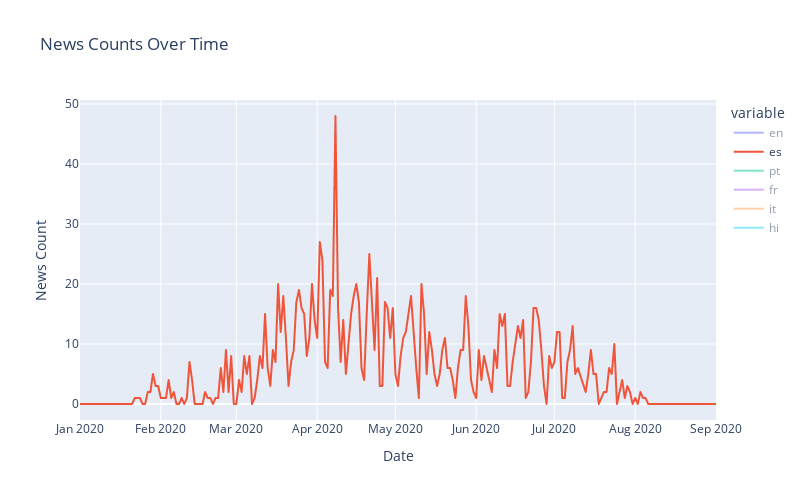

Notebook cell for this chart:
### Markdown cell above
# All news

### Code cell
languages_analyze = ["en", "es","pt", "fr", "it", "hi"]
count_news        = []
for i in languages_analyze:
    df_lang = pd.DataFrame(df2[df2["lang"]==i].groupby("time")["news_id"].count())
    df_new = df_lang.rename(columns={'news_id': i})
    count_news.append(df_new)
result  = pd.concat(count_news, axis=1)
results = result.fillna(0)   
df = results

# Convert the 'time' column to a datetime format
df['time_1'] = pd.to_datetime(df.index, format='%d/%m/%Y')

df = df.sort_values(by='time_1')
# Create a time series plot using Plotly
fig = px.line(df, x='time_1', y=df.columns, title='News Counts Over Time')
fig.update_xaxes(title_text='Date')
fig.update_yaxes(title_text='News Count')
start_date = pd.to_datetime("2020-01-01")
end_date = pd.to_datetime("2020-09-01")
fig.update_xaxes(range=[start_date, end_date])
fig.update_layout(width=800, height=500)
fig.show()

### Figure 1 — Plotly figure (JSON) as saved in the notebook; plotly's stock layout.template omitted (floating-point values rounded to 4 significant figures; data arrays with more than 128 entries replaced by an {"elided": "..."} marker saying what was removed)
{"data": [{"hovertemplate": "variable=en<br>time_1=%{x}<br>value=%{y}<extra></extra>", "legendgroup": "en", "line": {"color": "#636efa", "dash": "solid"}, "marker": {"symbol": "circle"}, "mode": "lines", "name": "en", "showlegend": true, "type": "scattergl", "visible": "legendonly", "x": {"elided": "198 str values"}, "xaxis": "x", "y": {"elided": "198 int values"}, "yaxis": "y"}, {"hovertemplate": "variable=es<br>time_1=%{x}<br>value=%{y}<extra></extra>", "legendgroup": "es", "line": {"color": "#EF553B", "dash": "solid"}, "marker": {"symbol": "circle"}, "mode": "lines", "name": "es", "showlegend": true, "type": "scattergl", "x": {"elided": "198 str values"}, "xaxis": "x", "y": {"elided": "198 int values"}, "yaxis": "y"}, {"hovertemplate": "variable=pt<br>time_1=%{x}<br>value=%{y}<extra></extra>", "legendgroup": "pt", "line": {"color": "#00cc96", "dash": "solid"}, "marker": {"symbol": "circle"}, "mode": "lines", "name": "pt", "showlegend": true, "type": "scattergl", "visible": "legendonly", "x": {"elided": "198 str values"}, "xaxis": "x", "y": {"elided": "198 int values"}, "yaxis": "y"}, {"hovertemplate": "variable=fr<br>time_1=%{x}<br>value=%{y}<extra></extra>", "legendgroup": "fr", "line": {"color": "#ab63fa", "dash": "solid"}, "marker": {"symbol": "circle"}, "mode": "lines", "name": "fr", "showlegend": true, "type": "scattergl", "visible": "legendonly", "x": {"elided": "198 str values"}, "xaxis": "x", "y": {"elided": "198 int values"}, "yaxis": "y"}, {"hovertemplate": "variable=it<br>time_1=%{x}<br>value=%{y}<extra></extra>", "legendgroup": "it", "line": {"color": "#FFA15A", "dash": "solid"}, "marker": {"symbol": "circle"}, "mode": "lines", "name": "it", "showlegend": true, "type": "scattergl", "visible": "legendonly", "x": {"elided": "198 str values"}, "xaxis": "x", "y": {"elided": "198 int values"}, "yaxis": "y"}, {"hovertemplate": "variable=hi<br>time_1=%{x}<br>value=%{y}<extra></extra>", "legendgroup": "hi", "line": {"color": "#19d3f3", "dash": "solid"}, "marker": {"symbol": "circle"}, "mode": "lines", "name": "hi", "showlegend": true, "type": "scattergl", "visible": "legendonly", "x": {"elided": "198 str values"}, "xaxis": "x", "y": {"elided": "198 int values"}, "yaxis": "y"}], "layout": {"height": 500, "legend": {"title": {"text": "variable"}, "tracegroupgap": 0}, "title": {"text": "News Counts Over Time"}, "width": 800, "xaxis": {"anchor": "y", "domain": [0, 1], "range": ["2020-01-01T00:00:00", "2020-09-01T00:00:00"], "title": {"text": "Date"}, "type": "date"}, "yaxis": {"anchor": "x", "autorange": true, "domain": [0, 1], "range": [-2.667, 50.67], "title": {"text": "News Count"}, "type": "linear"}}}
